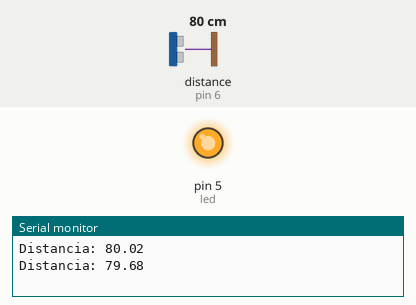
This sketch was run on a simulated Arduino Uno, built with avr-gcc and run on an emulated ATmega328P. Shown: output pins drawn as LEDs (lit = HIGH), the last lines printed to the serial monitor. Wiring (inferred from the names in the program): ultrasonic range finder: trigger pin 7; echo pin 6. The test bench sets the inputs (shaded band); at power-on: distance to the obstacle (sensor on pin 6) 80 cm. The echo pulse lasts 58.3 µs per cm; pins used as bus, display or sensor lines are not drawn.

Above: at 1.8 s.
1.9 s: distance to the obstacle (sensor on pin 6) set to 95 cm
3.4 s: distance to the obstacle (sensor on pin 6) set to 105 cm
At 5.2 s:
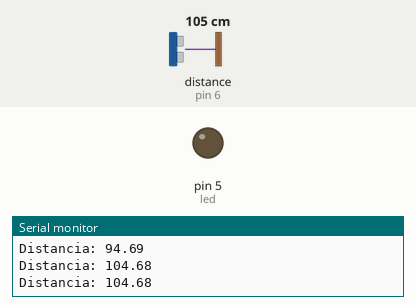
5.5 s: distance to the obstacle (sensor on pin 6) set to 2 cm
At 7.2 s:
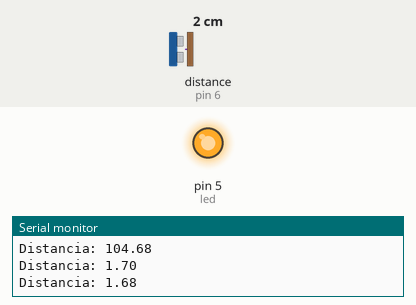
7.5 s: distance to the obstacle (sensor on pin 6) set to 120 cm
At 9.2 s:
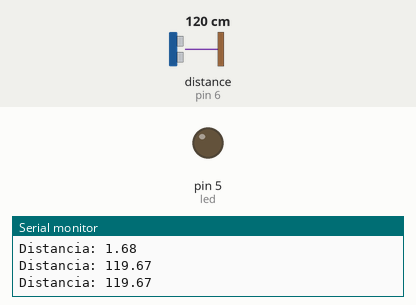
Timing chart, 0 to 10.5 s (numbered marks = the images above; inputs shaded):
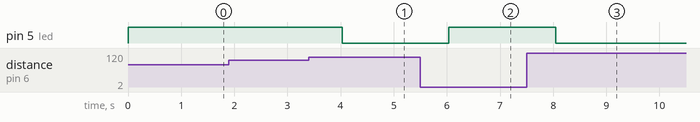

The sketch:

codigo_04.ino
```cpp
const int trigger = 7;
const int echo = 6;
const int led = 5;

long duracion;
float distancia;

void setup() {
  pinMode(trigger, OUTPUT);
  pinMode(echo, INPUT);
  pinMode(led, OUTPUT);
  Serial.begin(9600);
}

void loop() {
  digitalWrite(trigger, LOW);
  delayMicroseconds(2);
  digitalWrite(trigger, HIGH);
  delayMicroseconds(10);
  digitalWrite(trigger, LOW);

  duracion = pulseIn(echo, HIGH);
  distancia = duracion * 0.0343 / 2;

  Serial.print("Distancia: ");
  Serial.println(distancia);

  if (distancia < 100) {
    digitalWrite(led, HIGH);
  } else {
    digitalWrite(led, LOW);
  }
  delay(1000);
}
```

Measured:
- the behaviour switches between 100 and 101 cm on distance to the obstacle (sensor on pin 6) (found by bisection; images 0 and 1)
- after the input at 3.4 s, pin 5 (led): HIGH → LOW after 0.63 s
- after the input at 5.5 s, pin 5 (led): LOW → HIGH after 0.54 s
- after the input at 7.5 s, pin 5 (led): HIGH → LOW after 0.55 s
